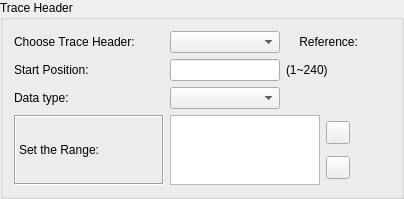
       <widget class="QGroupBox" name="groupTraceHeader">
        <property name="sizePolicy">
         <sizepolicy hsizetype="Minimum" vsizetype="Minimum">
          <horstretch>0</horstretch>
          <verstretch>0</verstretch>
         </sizepolicy>
        </property>
        <property name="minimumSize">
         <size>
          <width>0</width>
          <height>0</height>
         </size>
        </property>
        <property name="maximumSize">
         <size>
          <width>550</width>
          <height>16777215</height>
         </size>
        </property>
        <property name="title">
         <string>Trace Header</string>
        </property>
        <layout class="QGridLayout" name="gridLayout_5">
         <item row="0" column="0">
          <layout class="QGridLayout" name="gridLayout_2">
           <item row="0" column="0">
            <widget class="QLabel" name="label_9">
             <property name="sizePolicy">
              <sizepolicy hsizetype="Preferred" vsizetype="Preferred">
               <horstretch>0</horstretch>
               <verstretch>0</verstretch>
              </sizepolicy>
             </property>
             <property name="minimumSize">
              <size>
               <width>150</width>
               <height>0</height>
              </size>
             </property>
             <property name="text">
              <string>Choose Trace Header:</string>
             </property>
            </widget>
           </item>
           <item row="0" column="1">
            <widget class="QComboBox" name="combo240">
             <property name="sizeAdjustPolicy">
              <enum>QComboBox::AdjustToMinimumContentsLength</enum>
             </property>
             <property name="minimumContentsLength">
              <number>10</number>
             </property>
            </widget>
           </item>
           <item row="0" column="2">
            <widget class="QLabel" name="label_10">
             <property name="text">
              <string>    Reference:</string>
             </property>
            </widget>
           </item>
           <item row="0" column="3">
            <widget class="QLabel" name="labelReference">
             <property name="text">
              <string/>
             </property>
            </widget>
           </item>
           <item row="1" column="0">
            <widget class="QLabel" name="label_23">
             <property name="sizePolicy">
              <sizepolicy hsizetype="Preferred" vsizetype="Preferred">
               <horstretch>0</horstretch>
               <verstretch>0</verstretch>
              </sizepolicy>
             </property>
             <property name="minimumSize">
              <size>
               <width>150</width>
               <height>0</height>
              </size>
             </property>
             <property name="text">
              <string>Start Position:</string>
             </property>
            </widget>
           </item>
           <item row="1" column="1">
            <widget class="QLineEdit" name="lineStPos">
             <property name="maximumSize">
              <size>
               <width>200</width>
               <height>16777215</height>
              </size>
             </property>
            </widget>
           </item>
           <item row="1" column="2">
            <widget class="QLabel" name="label_12">
             <property name="text">
              <string>(1~240)</string>
             </property>
            </widget>
           </item>
           <item row="2" column="0">
            <widget class="QLabel" name="label_24">
             <property name="sizePolicy">
              <sizepolicy hsizetype="Preferred" vsizetype="Preferred">
               <horstretch>0</horstretch>
               <verstretch>0</verstretch>
              </sizepolicy>
             </property>
             <property name="minimumSize">
              <size>
               <width>150</width>
               <height>0</height>
              </size>
             </property>
             <property name="text">
              <string>Data type:</string>
             </property>
            </widget>
           </item>
           <item row="2" column="1">
            <widget class="QComboBox" name="comboDataType">
             <property name="maximumSize">
              <size>
               <width>200</width>
               <height>16777215</height>
              </size>
             </property>
            </widget>
           </item>
           <item row="1" column="3">
            <widget class="QLabel" name="labelBlank">
             <property name="sizePolicy">
              <sizepolicy hsizetype="Expanding" vsizetype="Preferred">
               <horstretch>0</horstretch>
               <verstretch>0</verstretch>
              </sizepolicy>
             </property>
             <property name="text">
              <string/>
             </property>
            </widget>
           </item>
           <item row="2" column="2">
            <widget class="QLabel" name="labelBlank2">
             <property name="sizePolicy">
              <sizepolicy hsizetype="Expanding" vsizetype="Preferred">
               <horstretch>0</horstretch>
               <verstretch>0</verstretch>
              </sizepolicy>
             </property>
             <property name="text">
              <string/>
             </property>
            </widget>
           </item>
           <item row="2" column="3">
            <widget class="QLabel" name="labelBlank3">
             <property name="sizePolicy">
              <sizepolicy hsizetype="Expanding" vsizetype="Preferred">
               <horstretch>0</horstretch>
               <verstretch>0</verstretch>
              </sizepolicy>
             </property>
             <property name="text">
              <string/>
             </property>
            </widget>
           </item>
          </layout>
         </item>
         <item row="1" column="0">
          <layout class="QHBoxLayout" name="horizontalLayout_10">
           <item>
            <layout class="QHBoxLayout" name="horizontalLayout_8">
             <item>
              <widget class="QLabel" name="label_19">
               <property name="minimumSize">
                <size>
                 <width>150</width>
                 <height>0</height>
                </size>
               </property>
               <property name="frameShape">
                <enum>QFrame::Box</enum>
               </property>
               <property name="frameShadow">
                <enum>QFrame::Sunken</enum>
               </property>
               <property name="text">
                <string>Set the Range:</string>
               </property>
              </widget>
             </item>
             <item>
              <widget class="QListView" name="listTraceHeadRange">
               <property name="sizePolicy">
                <sizepolicy hsizetype="Preferred" vsizetype="Preferred">
                 <horstretch>0</horstretch>
                 <verstretch>0</verstretch>
                </sizepolicy>
               </property>
               <property name="minimumSize">
                <size>
                 <width>0</width>
                 <height>0</height>
                </size>
               </property>
               <property name="maximumSize">
                <size>
                 <width>150</width>
                 <height>70</height>
                </size>
               </property>
              </widget>
             </item>
             <item>
              <layout class="QVBoxLayout" name="verticalLayout_10">
               <item>
                <widget class="QToolButton" name="toolTHAdd">
                 <property name="text">
                  <string/>
                 </property>
                 <property name="icon">
                  <iconset resource="image.qrc">
                   <normaloff>:/new/prefix1/image/Crystal_Clear_action_edit_add.png</normaloff>:/new/prefix1/image/Crystal_Clear_action_edit_add.png</iconset>
                 </property>
                </widget>
               </item>
               <item>
                <widget class="QToolButton" name="toolTHRemove">
                 <property name="text">
                  <string/>
                 </property>
                 <property name="icon">
                  <iconset resource="image.qrc">
                   <normaloff>:/new/prefix1/image/Crystal_Clear_action_edit_remove.png</normaloff>:/new/prefix1/image/Crystal_Clear_action_edit_remove.png</iconset>
                 </property>
                </widget>
               </item>
              </layout>
             </item>
            </layout>
           </item>
           <item>
            <spacer name="horizontalSpacer_8">
             <property name="orientation">
              <enum>Qt::Horizontal</enum>
             </property>
             <property name="sizeHint" stdset="0">
              <size>
               <width>40</width>
               <height>20</height>
              </size>
             </property>
            </spacer>
           </item>
          </layout>
         </item>
        </layout>
       </widget>
